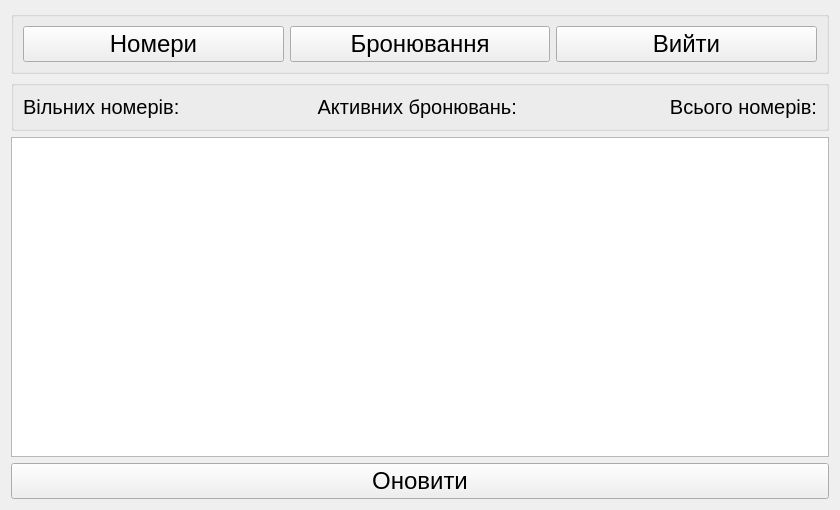
<?xml version="1.0" encoding="UTF-8"?>
<ui version="4.0">
 <class>ManagerPanel</class>
 <widget class="QWidget" name="ManagerPanel">
  <property name="geometry">
   <rect>
    <x>0</x>
    <y>0</y>
    <width>840</width>
    <height>510</height>
   </rect>
  </property>
  <property name="windowTitle">
   <string>Form</string>
  </property>
  <layout class="QGridLayout" name="gridLayout_2">
   <item row="0" column="0">
    <widget class="QGroupBox" name="groupBox">
     <property name="title">
      <string/>
     </property>
     <layout class="QHBoxLayout" name="horizontalLayout">
      <item>
       <widget class="QPushButton" name="pbRooms">
        <property name="font">
         <font>
          <pointsize>18</pointsize>
         </font>
        </property>
        <property name="text">
         <string>Номери</string>
        </property>
       </widget>
      </item>
      <item>
       <widget class="QPushButton" name="pbBookings">
        <property name="font">
         <font>
          <pointsize>18</pointsize>
         </font>
        </property>
        <property name="text">
         <string>Бронювання</string>
        </property>
       </widget>
      </item>
      <item>
       <widget class="QPushButton" name="pbLogout">
        <property name="font">
         <font>
          <pointsize>18</pointsize>
         </font>
        </property>
        <property name="text">
         <string>Вийти</string>
        </property>
       </widget>
      </item>
     </layout>
    </widget>
   </item>
   <item row="1" column="0">
    <widget class="QGroupBox" name="groupBox_2">
     <property name="title">
      <string/>
     </property>
     <layout class="QGridLayout" name="gridLayout">
      <item row="0" column="0">
       <layout class="QHBoxLayout" name="horizontalLayout_2">
        <item>
         <widget class="QLabel" name="lblAvailableRooms">
          <property name="font">
           <font>
            <pointsize>15</pointsize>
           </font>
          </property>
          <property name="text">
           <string>Вільних номерів:</string>
          </property>
         </widget>
        </item>
        <item>
         <widget class="QLabel" name="lblActiveBookings">
          <property name="font">
           <font>
            <pointsize>15</pointsize>
           </font>
          </property>
          <property name="text">
           <string>Активних бронювань: </string>
          </property>
          <property name="alignment">
           <set>Qt::AlignmentFlag::AlignCenter</set>
          </property>
         </widget>
        </item>
        <item>
         <widget class="QLabel" name="lblTotalRooms">
          <property name="font">
           <font>
            <pointsize>15</pointsize>
           </font>
          </property>
          <property name="text">
           <string>Всього номерів:</string>
          </property>
          <property name="alignment">
           <set>Qt::AlignmentFlag::AlignRight|Qt::AlignmentFlag::AlignTrailing|Qt::AlignmentFlag::AlignVCenter</set>
          </property>
         </widget>
        </item>
       </layout>
      </item>
     </layout>
    </widget>
   </item>
   <item row="2" column="0">
    <widget class="QTableView" name="tableViewBookings"/>
   </item>
   <item row="3" column="0">
    <widget class="QPushButton" name="pbRefresh">
     <property name="font">
      <font>
       <pointsize>18</pointsize>
      </font>
     </property>
     <property name="text">
      <string>Оновити</string>
     </property>
    </widget>
   </item>
  </layout>
 </widget>
 <resources/>
 <connections/>
</ui>
